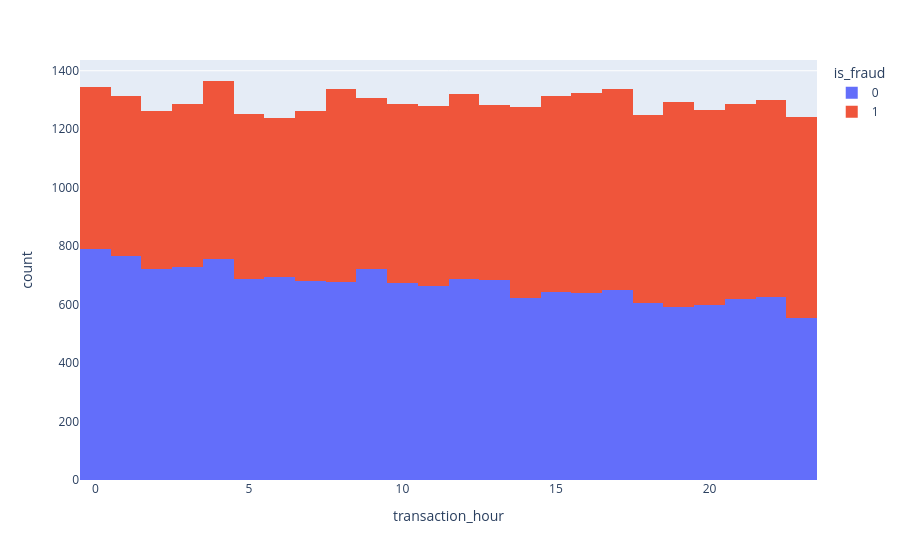

Source (notebook cell):
### Code cell
px.histogram(
    df,
    x='transaction_hour',
    color='is_fraud'
)

### Figure 1 — Plotly figure (JSON) as saved in the notebook; plotly's stock layout.template omitted (floating-point values rounded to 4 significant figures; data arrays with more than 128 entries replaced by an {"elided": "..."} marker saying what was removed)
{"data": [{"bingroup": "x", "hovertemplate": "is_fraud=0<br>transaction_hour=%{x}<br>count=%{y}<extra></extra>", "legendgroup": "0", "marker": {"color": "#636efa", "pattern": {"shape": ""}}, "name": "0", "orientation": "v", "showlegend": true, "type": "histogram", "x": {"elided": "16082 float values"}, "xaxis": "x", "yaxis": "y"}, {"bingroup": "x", "hovertemplate": "is_fraud=1<br>transaction_hour=%{x}<br>count=%{y}<extra></extra>", "legendgroup": "1", "marker": {"color": "#EF553B", "pattern": {"shape": ""}}, "name": "1", "orientation": "v", "showlegend": true, "type": "histogram", "x": {"elided": "14941 float values"}, "xaxis": "x", "yaxis": "y"}], "layout": {"barmode": "relative", "legend": {"title": {"text": "is_fraud"}, "tracegroupgap": 0}, "margin": {"t": 60}, "xaxis": {"anchor": "y", "domain": [0, 1], "title": {"text": "transaction_hour"}}, "yaxis": {"anchor": "x", "domain": [0, 1], "title": {"text": "count"}}}}
